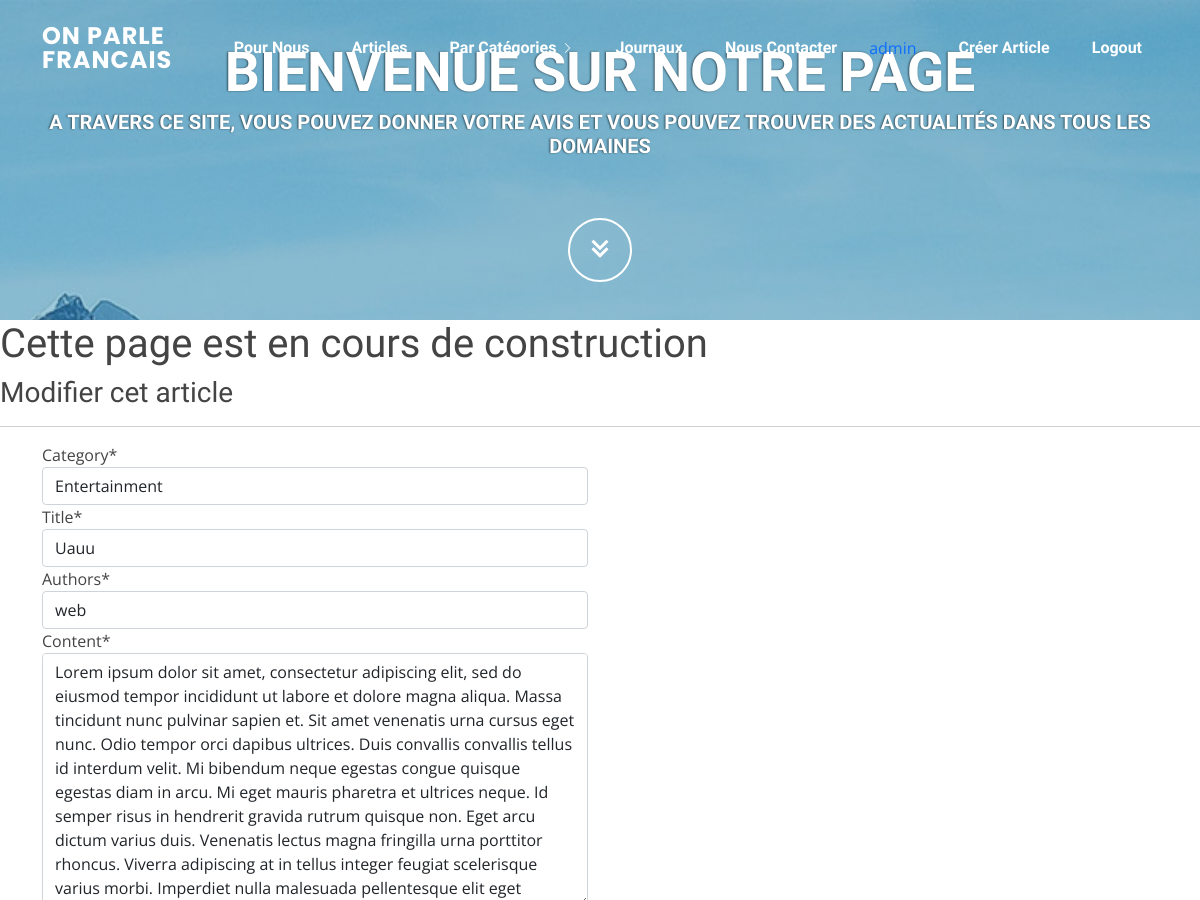
The app's page /single/Uauu/update (signed in, upper part), older data.
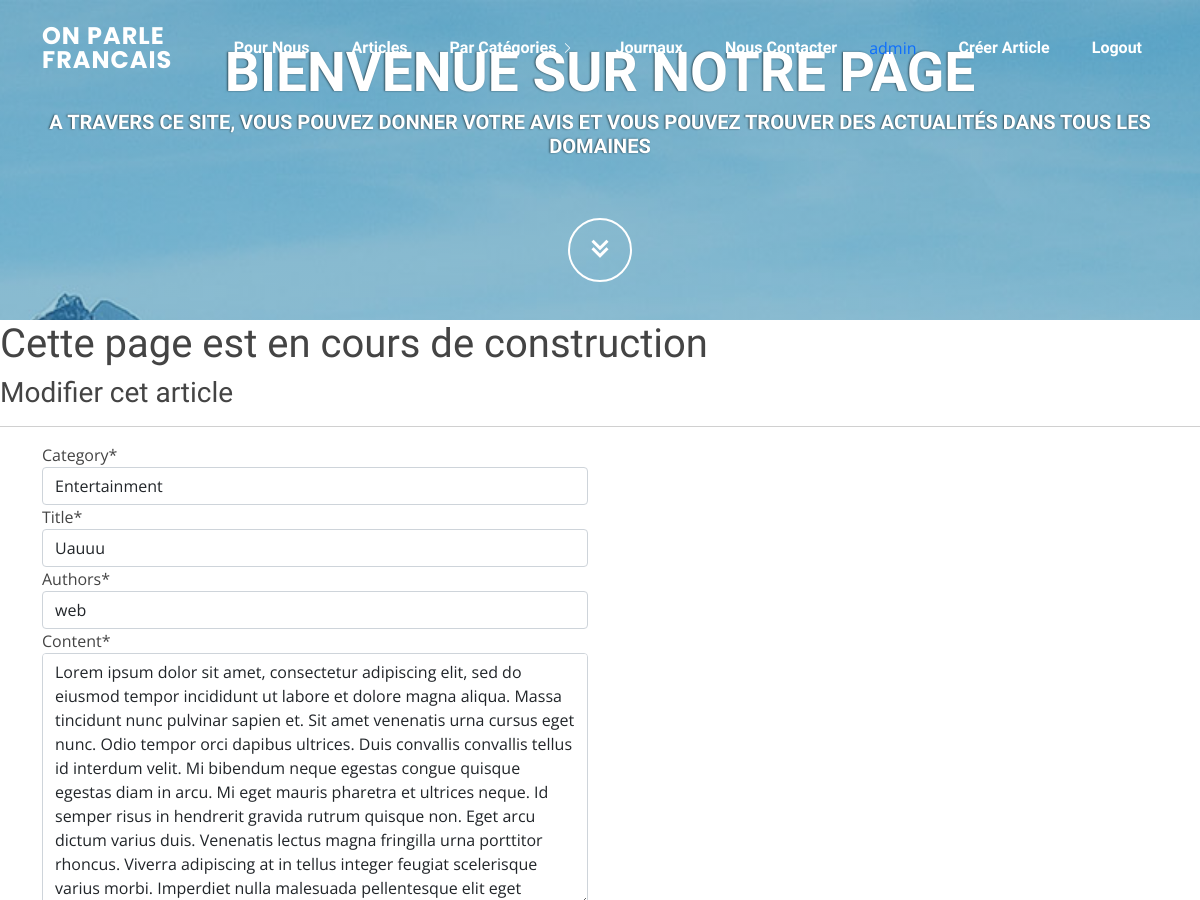
The same page, newer data.
### articles/models.py (models this page shows, shortened)
class Article(models.Model):
    HEALTH = 'HL'
    ACTUALITY = 'ACT'
    SPORT = 'SP'
    POLITICS = 'POL'
    BUSINESS = 'BNS'
    ENTERTAINMENT = 'ENTM'
    HISTORY = 'HS'
    LITERATURE = 'LTR'
    CATEGORY_ARTICLE_CHOICES = [
        (HEALTH, 'Health'),
        (ACTUALITY, 'Actuality'),
        (SPORT, 'Sport'),
        (POLITICS, 'Politics'),
        (ENTERTAINMENT, 'Entertainment'),
        (HISTORY, 'History'),
        (LITERATURE, 'Literature'),
    ]
    category = models.CharField(
        max_length=4,
        choices=CATEGORY_ARTICLE_CHOICES,
        default=ACTUALITY,
    )
    title = models.CharField(max_length=1024)
    authors = models.CharField(max_length=1024)
    content = models.TextField()
    authors_image = models.ImageField(upload_to='images/', max_length=100, null=True, blank=True)
    content_image = models.ImageField(upload_to='images/', max_length=100, null=True, blank=True)
    created_at = models.DateTimeField(auto_now_add=True)
    slug = models.SlugField(max_length=1024, null=True, blank=True)
    class Meta:
        ordering = ('created_at',)

### articles/views.py (the view, shortened to what this page needs)
# urls.py: path('single/<slug:slug>/update', views.ArticleUpdateView.as_view(), name='update_article'),
class ArticleUpdateView(LoginRequiredMixin, UpdateView):
    template_name = "articles/update_article.html"
    queryset = Article.objects.all()
    form_class = ArticleModelForm

### articles/forms.py
class ArticleModelForm(forms.ModelForm):
    class Meta:
        model = Article
        fields = (
            'category',
            'title',
            'authors',
            'content',
            'authors_image',
            'content_image',
            'slug',
        )

### articles/templates/articles/update_article.html (shortened to what this page needs)
{% extends "articles/base.html" %} {% load static %} {% block content %}
<h3>Modifier cet article</h3>
<hr />
{%load crispy_forms_tags %}
<div class="container">
  <div class="row">
    <div class="col-lg-6">
      <form method="POST" enctype="multipart/form-data">
        {% csrf_token %} {{ form|crispy }}
      </form>
    </div>
  </div>
</div>
{% endblock %}

Row changes from the older to the newer data that the page shows:
changed Article "Entertainment": title "Uauu" → "Uauuu"
